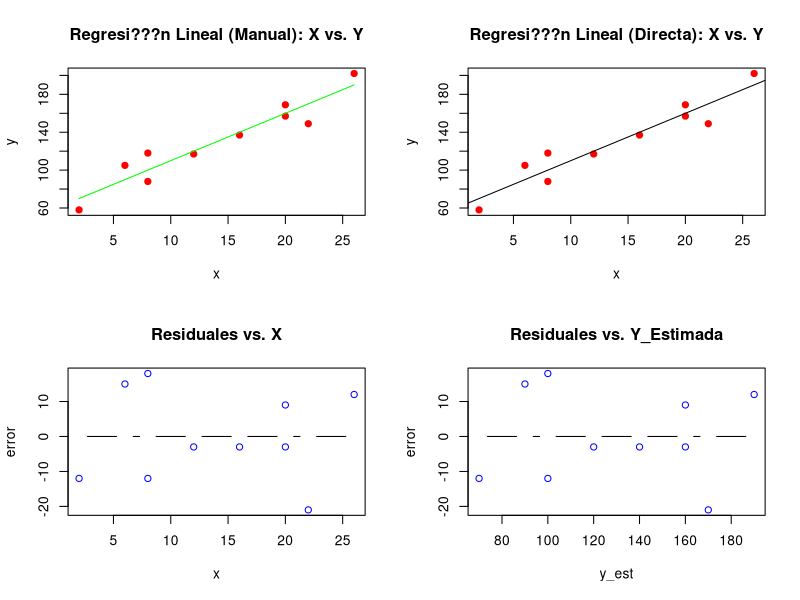
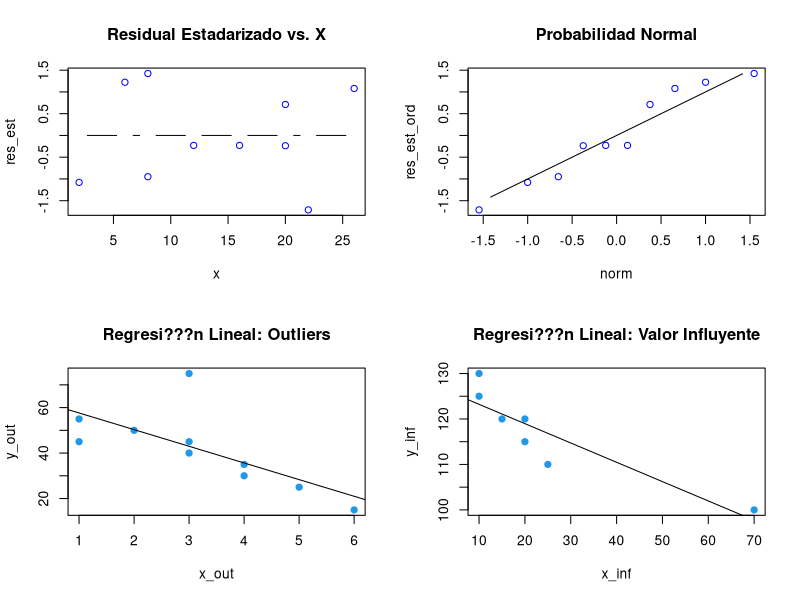

Write the R code that produced these figures, in order.
####################################################
#################    Pizzeria    ################### 
####################################################

#####  IMPORTANTE: Guiarse en la diapositiva 47 para ver los 8 pasos para llegar a la respuesta  ####

#Datos del Ejercicio:
x = c(2,6,8,8,12,16,20,20,22,26) #vector de poblaci???n de estudiantes
y = c(58,105,88,118,117,137,157,169,149,202) #vector de ventas
i = c(1:length(x))  #vector del n???mero de pizzerias enumeradas del 1 al 10

#Calculo la media de x e y (ver diapositiva 47)
xmed = mean(x) #media (valor esperado) de x (formula 1)
ymed = mean(y) #media (valor esperado) de y (formula 1)

#Calculo de la ecuacion de regresion estimada 
x_xmed = x-xmed #vector poblaci???n menos su media (formula 2)  
y_ymed = y-ymed #vector ventas menos su media (formula 3)
prod = x_xmed*y_ymed #producto entre x_xmed y y_ymed (formula 4)
cuad = x_xmed^2 #x_xmed elevado al cuadrado (formula 5)
s1 = sum(prod) #sumatorio del producto entre x_xmed y y_ymed (numerador formula 6)
s2 = sum(cuad) #sumatorio de x_xmed elevado al cuadrado (denominador formula 6)
b1 = s1/s2 #calculo de b1 (formula 6) 
b0 = ymed-b1*xmed #calculo de b0 (formula 7) 
y_est = b0+b1*x #ecuacion de regresion estimada 

#Graficos

par(mfrow=c(2,2)) # varios gr???ficos en una sola pantalla
plot(x,y, pch = 19, col="red",main="Regresi???n Lineal (Manual): X vs. Y") #grafico de dispersion
lines(x,y_est,type="l",col="green") #grafico de la recta de regresion (uso comando "lines" en vez de "plot" para graficar el diagrama de dispersion y la recta en el mismo grafico)

#Coeficiente de determinacion
error = y-y_est #vector ventas menos vector de ventas estimadas
SCE = sum(error^2) #suma de cuadrados debido al error SCE
desv = y-ymed #desviacion del vector ventas menos vector de ventas media
STC = sum(desv^2) #suma total de cuadrados STC
SCR = STC-SCE #suma de cuadrados debidos a la refresion SCR
r2 = SCR/STC #coeficiente de determinaci???n
sig = sign(b1) #signo de b1
rxy = sig*sqrt(r2) #coeficiente de correlacion muestral

#################################################################
########################### T Test ##############################

n = length (i) #numero de muestras (longitud del vector i)
gl = n-2 #grados de libertad
ECM = SCE/gl #error cuadrado medio (estimaci???n de la varianza)
s = sqrt(ECM) #raiz de la varianza
sb1 = s/sqrt(s2) #desviacion estandar estimada de b1
t = b1/sb1 #estadistico de prueba t 
alfa = 0.01 #nivel de significancia (ciencias exactas 99% es decir 0.01 y para ciencias sociales 95% osea 0.05)
area_t = alfa/2 #area en la cola superior
t_tabla = 3.355 #revisar en la tabla de distribucion de t
t_tabla2 = qt(0.01/2,8,lower.tail = FALSE)
p_value_t = 2*pt(-abs(t),df=gl) #calculo el valor-p (ya no es necesario consultar este valor en el internet) 
if (p_value_t < alfa) { #t debe ser menor que dos veces 0.005 (comando if compara dos valores) (dos veces porque son dos colas) 
  print ("Rechazo Hip???tesis Nula - Prueba t") #si se cumple que es menor, entonces muestra el mensaje rechazo la hipotesis nula  
} else {  
  print ("Acepto Hip???tesis Nula - Prueba t") #en caso contrario  muestra el mensaje rechazo la hipotesis nula  
}   

#Intervalo de confianza
int_conf_izq = b1-(t_tabla)*sb1 #intervalo de confianza (rango inferior) 
int_conf_der = b1+(t_tabla)*sb1 #intervalo de confianza (rango superior) 
int_conf = c(int_conf_izq, int_conf_der) #intervalo de confianza total (en forma de vector) 

#t.test(x,y,conf.level=0.99) #funcion que permite hacer la prueba t directamente, pero no permite escoger los grados de libertad

#################################################################
########################### F Test ##############################

CMR = SCR/1 #cuadrado medio de la regresion
F = CMR/ECM #estadistico de prueba F 
F_tabla = 11.26 #revisar en la tabla de distribucion de F
F_tabla2 = qf(0.01,1,8, lower.tail = FALSE)
gl_num = 1 #n???mero de grados de libertad numerador
gl_den = n-2 #n???mero de grados de libertad denominador
p_value_F = pf(F, gl_num, gl_den, lower.tail=FALSE) #calculo el valor-p (ya no es necesario consultar este valor en el internet) 
if (p_value_F < alfa) { #F debe ser menor que 0.01 (una sola cola) 
  print ("Rechazo Hip???tesis Nula - Prueba F") #si se cumple que es menor, entonces muestra el mensaje rechazo la hipotesis nula  
} else {  
  print ("Acepto Hip???tesis Nula - Prueba F") #en caso contrario  muestra el mensaje rechazo la hipotesis nula  
}   
#var.test(x,y,conf.level=0.99) #funcion que permite hacer la prueba f directamente, pero no permite escoger los grados de libertad


#################################################################
######## Regresi???n Lineal - ANOVA (Funciones Directas) ##########

pizza = lm(y ~ x) #calculo de la regresion lineal (funcion directa)
plot(x, y, pch = 19, col="red",main="Regresi???n Lineal (Directa): X vs. Y") #grafico de dispersion
abline(pizza) #linea de regresion
print(summary(pizza)) #resumen de los resultados de la regresion lineal 
print (anova(pizza)) #resumen de los resultados de la tabla Anova 

#################################################################
################# An???lisis de Residuales ########################

#Grafico: Residuales vs X
plot(x,error,col="blue",main="Residuales vs. X")
eje = rep(0, length(i)) 
lines(x,eje,type="c", col="black") 

#Grafico: Residuales vs y_estimada
plot(y_est,error, col="blue",main="Residuales vs. Y_Estimada")
lines(y_est,eje,type="c", col="black") 

# Grafico: Residual Estadarizado vs X
div = cuad/s2
hi = 1/n + div
syi_yi = s*sqrt(1-hi) #desviaci???n est???ndar del residual
res_est = error/syi_yi #residual estadarizado
plot(x,res_est,col="blue",main="Residual Estadarizado vs. X")
eje = rep(0, length(i)) 
lines(x,eje,type="c", col="black") 

#Grafico de Probabilidad Normal
norm = qqnorm(i, plot.it = FALSE)$x #puntos noramales (funci???n directa genera puntos normales)
res_est_ord = sort(res_est) #residual estadarizado ordenados
plot(norm, res_est_ord, col="blue",main="Probabilidad Normal") 
eje2 = c(-1.5,1.5) #vector para graficar una linea recta de 45 grados de inclinacion
lines(eje2,eje2,type="c", col="black") 


#################################################################
############# An???lisis de Residuales: Outliers ##################
x_out = c(1,1,2,3,3,3,4,4,5,6) #datos ejemplo libro (p???gina 598 libro)
y_out = c(45,55,50,75,40,45,30,35,25,15) #datos ejemplo libro (p???gina 598 libro)
plot(x_out, y_out, pch = 19, col=12, main="Regresi???n Lineal: Outliers") #grafico de dispersion

ejem3 = lm(y_out ~ x_out) #calculo de la regresion lineal (funcion directa)
abline(ejem3) #linea de regresion
print (summary(ejem3)) #resumen de los resultados de la regresion lineal 
print (anova(ejem3)) #resumen de los resultados de la tabla Anova 
print (influence(ejem3)) #valores atipicos

#################################################################
####### An???lisis de Residuales: Valores Influyentes #############

x_inf = c(10,10,15,20,20,25,70) #datos ejemplo libro (p???gina 601 libro)
y_inf = c(125,130,120,115,120,110,100) #datos ejemplo libro (p???gina 601 libro)
plot(x_inf, y_inf, pch = 19, col=12, main="Regresi???n Lineal: Valor Influyente") #grafico de dispersion

ejem4 = lm(y_inf ~ x_inf) #calculo de la regresion lineal (funcion directa)
abline(ejem4) #linea de regresion
print (summary(ejem4)) #resumen de los resultados de la regresion lineal 
print (anova(ejem4)) #resumen de los resultados de la tabla Anova 
print (influence(ejem4)) #valores atipicos
